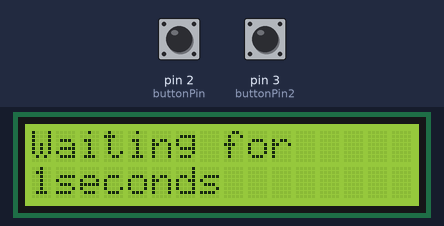
Bench run of a sketch on a simulated Arduino Uno, built with avr-gcc and run on an emulated ATmega328P. Shown: 16×2 character LCD. The inputs (shaded band) are chosen by the test bench; at power-on: pin 2 (buttonPin) LOW, pin 3 (buttonPin2) LOW. What the sketch prints to the serial monitor is not drawn.

Above: at 1.7 s.
1.8 s: pin 2 (buttonPin) pulled HIGH for 0.15 s
At 2.4 s:
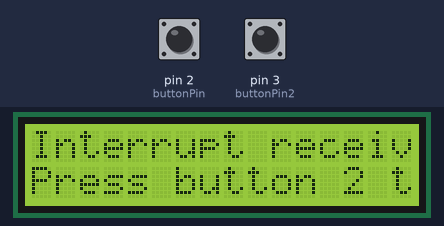
4.9 s: pin 3 (buttonPin2) pulled HIGH for 0.15 s
At 6.3 s:
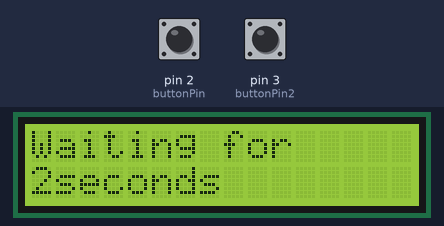
6.5 s: pin 2 (buttonPin) pulled HIGH for 1 s
At 7.6 s:
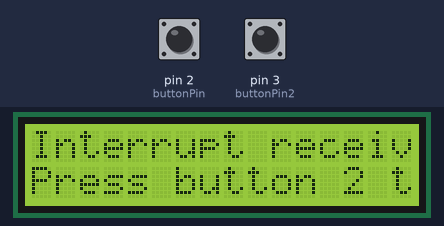
10.5 s: pin 3 (buttonPin2) pulled HIGH for 1 s
At 13.7 s:
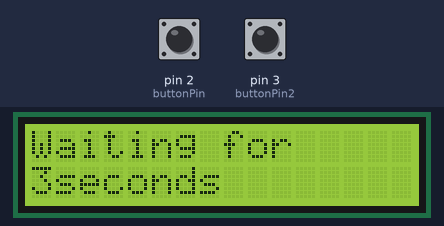
14.5 s: pin 2 (buttonPin) pulled HIGH for 0.15 s
At 15.9 s:
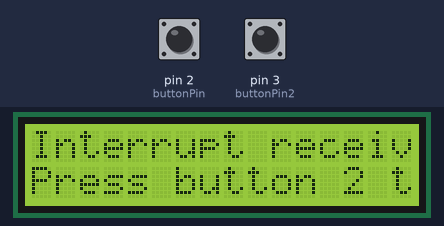
17.6 s: pin 3 (buttonPin2) pulled HIGH for 0.15 s
At 21.5 s:
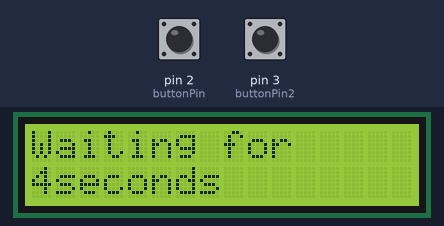
Timing chart, 0 to 21.7 s (numbered marks = the images above; inputs shaded):
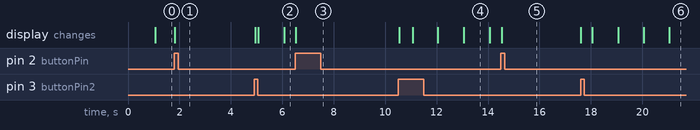

The sketch:

Lab8.ino
```cpp
/*
Name: Nancy

 Lab3: Scrolling Output

 Description: This lab is combine two interruots and one LCD display,
              it wil show a real time, but when the button is pressed it has
              to stop and show a mesage to display and wait for the second button

             LCD RS pin to digital pin 12
             LCD Enable pin to digital pin 11
             LCD D4 pin to digital pin 5
             LCD D5 pin to digital pin 4
             LCD D6 pin to digital pin 3
             LCD D7 pin to digital pin 2
             Vdd to 5V power
             Vss to ground
             V0 to pentiometer
             ground to pentiometer
Assumptions: No assumptions
Reference: UIC blackboard course link directed to arduino website that has generic instructions.
           https://www.arduino.cc/en/Tutorial/LiquidCrystalScroll

*/

#include <LiquidCrystal.h>
#include <TimeLib.h>


/*intialiize the library by associating any needed LCD interface qith the arduino pin number*/
const int rs =12, en =11, d4 = 8, d5 = 7, d6 = 6, d7 = 5;
LiquidCrystal lcd(rs, en, d4, d5, d6, d7);

// variables will change:

const int buttonPin = 2;     // the number of the pushbutton pin
const int ledPin =  12;      // the number of the LED pin
const int buttonPin2 = 3;   // the number o the interruptor

int buttonState = 2;         // variable for reading the pushbutton status
//const int buttonState2 = 0; // variable for reading the second interuptor
time_t start;
time_t secnds;

time_t elapsed(){
  time_t e = now()-start;
  Serial.print("We have been waiting for ");
  Serial.print(e);
  Serial.println(" seconds");
  return e;
}

/*sets up the time to a real time*/
void updateTime(){
  start = now();
}
/*this function will read when button was pressed*/
boolean buttonPressed(int button){
  boolean pressed = false;
  if (digitalRead(button)){
    while(digitalRead(button)){}
    pressed = true;
      }
    return pressed;
}
/*this function displays the message and seconds in the LCD*/
void button2(){
  buttonState = 2;
}

/*this function does the same that button 2*/
void button1(){
  buttonState = 1;


  //Serial.println("Interrupt received! Press button 2 to continue");
}
  /*it will wait until the button2 is pressed*/
  void waitButton(){
    if (buttonState == 2){
      while(!digitalRead(buttonPin)){
        button2();
      }
      button1();
    }
}


/*read when the button is interrupted*/
void interruptMode(){
  if(buttonState ==1){
    while(!buttonPressed(buttonPin2)){}//wait for button 2
    updateTime();
    button2();
  }
}

void setup() {
  // initialize the LED pin as an output:
 // pinMode(ledPin, LOW);
//  pinMode(ledPin, OUTPUT);
  // initialize the pushbutton pin as an input:
  Serial.begin(9600);
  lcd.begin(16, 2);
  lcd.clear();
  lcd.print("We have been waiting for ");
  pinMode(buttonPin, INPUT);
  pinMode(buttonPin2, INPUT);
  attachInterrupt(digitalPinToInterrupt(buttonPin), button1, CHANGE);
  attachInterrupt(digitalPinToInterrupt(buttonPin2), button2, CHANGE);
  updateTime();
  delay(500);
}

void loop() {
  //waitButton();
  // read the state of the pushbutton value:
 // buttonState = digitalRead(buttonPin);
 // buttonState2 = digitalRead(buttonPin2);
  // check if the pushbutton is pressed. If it is, the buttonState is HIGH:
  //interruptMode();
  /*if (buttonState == LOW) {
    // turn LED on:
    digitalWrite(ledPin, HIGH);
  } else if(buttonState2 == HIGH){
    // turn LED off:
    digitalWrite(ledPin, LOW);
  }*/
  if(buttonState == 2){
  time_t e = elapsed();
  if(e != secnds){
    secnds = e;
    lcd.clear();
    lcd.setCursor(0,0);
    lcd.print("Waiting for");
    lcd.setCursor(0,1);
    lcd.print(e);
    lcd.print("seconds");

    }

  }
  if (buttonState == 1){
   lcd.clear();
  lcd.setCursor(0,0);
  lcd.print("Interrupt received!");
  lcd.setCursor(0,1);
  lcd.print("Press button 2 to continue");
    updateTime();
}
}
```

Measured:
- after the input at 1.8 s, the display: changes at once (image 1)
- after the input at 4.9 s, the display: first changes after 0.05 s (image 2 shows a later state)
- after the input at 6.5 s, the display: changes at once (image 3)
- after the input at 10.5 s, the display: first changes after 0.05 s (image 4 shows a later state)
- after the input at 14.5 s, the display: changes at once (image 5)
- after the input at 17.6 s, the display: first changes at once (image 6 shows a later state)
- what the display in image 4 shows lasts 1.0 s, from 13.1 s to 14.1 s
